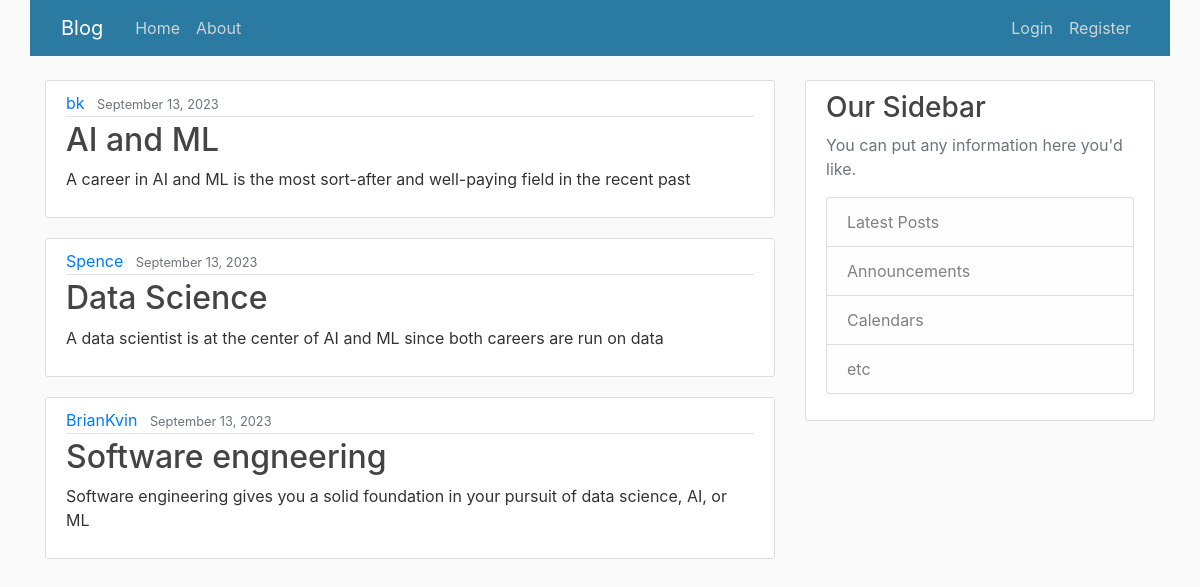
Screenshot of /blog/ with the database file from the repository.
### blog/models.py (models this page shows, shortened)
class Post(models.Model):
    title = models.CharField(max_length=100)
    content = models.TextField()
    date_posted = models.DateTimeField(default=timezone.now)
    author = models.ForeignKey(User, on_delete=models.CASCADE)

### blog/views.py (the view)
# urls.py: path('', views.home, name='blog-home'),
def home(request):
    context = {'posts': Post.objects.all()}
    return render(request, 'blog/home.html', context)

### blog/templates/blog/home.html
{% extends 'blog/base.html' %}
{% block content %}
    {% for post in posts %}
        <article class="media content-section">
            <div class="media-body">
            <div class="article-metadata">
                <a class="mr-2" href="#">{{ post.author }}</a>
                <small class="text-muted">{{ post.date_posted|date:"F d, Y" }}</small>
            </div>
            <h2><a class="article-title" href="#">{{ post.title }}</a></h2>
            <p class="article-content">{{ post.content }}</p>
            </div>
        </article>
    {% endfor %}
{% endblock content %}

### blog/templates/blog/base.html (shortened to what this page needs)
{% load static %}
<!DOCTYPE html>
<html>
<head>
    <link rel="stylesheet" href="https://maxcdn.bootstrapcdn.com/bootstrap/4.0.0/css/bootstrap.min.css">
    <link rel="stylesheet" type="text/css" href="{% static 'blog/main.css' %}">
</head>
<body>
    <header class="site-header">
      <nav class="navbar container navbar-expand-md navbar-dark bg-teal fixed-top">
        <div class="container">
          <a class="navbar-brand mr-4" href="{% url 'blog-home' %}">Blog</a>
          <div class="collapse navbar-collapse" id="navbarToggle">
            <div class="navbar-nav mr-auto">
              <a class="nav-item nav-link" href="{% url 'blog-home' %}">Home</a>
              <a class="nav-item nav-link" href="{% url 'blog-about' %}">About</a>
            </div>
            <div class="navbar-nav">
              <a class="nav-item nav-link" href="#">Login</a>
              <a class="nav-item nav-link" href="#">Register</a>
            </div>
          </div>
        </div>
      </nav>
    </header>
    <main role="main" class="container">
      <div class="row">
        <div class="col-md-8">
          {% block content %}{% endblock %}
        </div>
        <div class="col-md-4">
          <div class="content-section">
            <h3>Our Sidebar</h3>
            <p class='text-muted'>You can put any information here you'd like.
              <ul class="list-group">
                <li class="list-group-item list-group-item-light">Latest Posts</li>
                <li class="list-group-item list-group-item-light">Announcements</li>
                <li class="list-group-item list-group-item-light">Calendars</li>
                <li class="list-group-item list-group-item-light">etc</li>
              </ul>
            </p>
          </div>
        </div>
      </div>
    </main>
</body>
</html>

### blog/static/blog/main.css (style rules this page uses)
body { background: #fafafa; color: #333333; margin-top: 5rem; }
h1, h2, h3, h4, h5, h6 { color: #444444; }
ul { margin: 0; }
.bg-teal { background-color: #2B7AA2; }
.site-header .navbar-nav .nav-link { color: #cbd5db; }
.content-section { background: #ffffff; padding: 10px 20px; border: 1px solid #dddddd; border-radius: 3px; margin-bottom: 20px; }
.article-title { color: #444444; }
.article-content { white-space: pre-line; }
.article-metadata { padding-bottom: 1px; margin-bottom: 4px; border-bottom: 1px solid #e3e3e3 }

### rows the page displays
Post: author "bk", date_posted "September 13, 2023", title "AI and ML", content "A career in AI and ML is the most sort-after and well-paying field in the recent past"
Post: author "Spence", date_posted "September 13, 2023", title "Data Science", content "A data scientist is at the center of AI and ML since both careers are run on data"
Post: author "BrianKvin", date_posted "September 13, 2023", title "Software engneering", content "Software engineering gives you a solid foundation in your pursuit of data science, AI, or ML"
